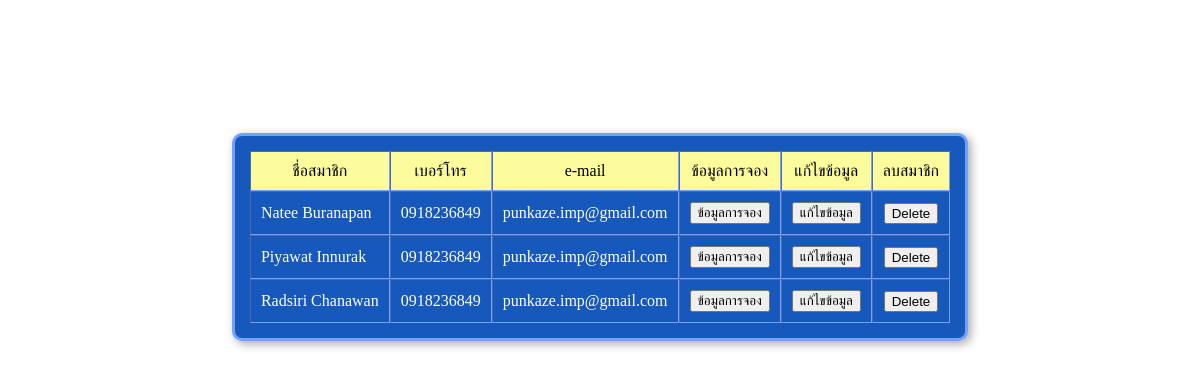
Page /part-admin/admin.php on the earlier database version.
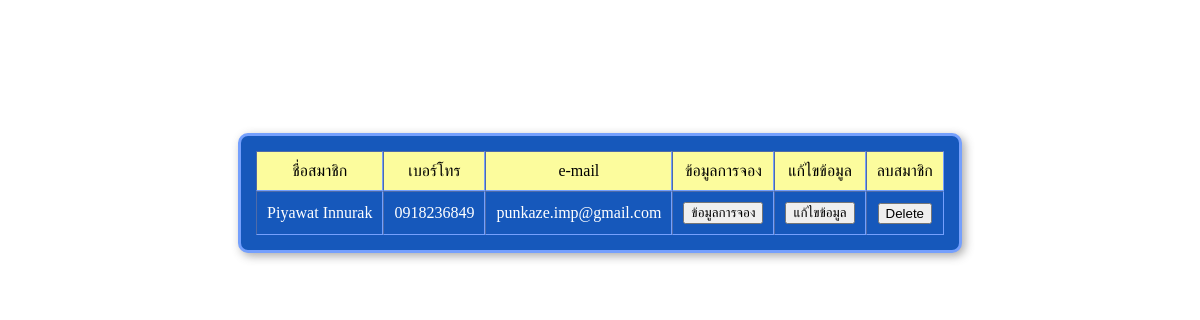
Same page on the later database version.
### tables this page shows
CREATE TABLE `member` (
  `MID` int(11) NOT NULL,
  `Mname` text NOT NULL,
  `Mtel` text NOT NULL,
  `Mmail` text NOT NULL
);

### part-admin/admin.php (the view, shortened to what this page needs)
<!DOCTYPE html>
<html lang="en">
<head>
    <link rel="stylesheet" href="../others/index.css">
</head>
<body>
    <?php
        $connect = mysqli_connect("localhost","root","","sport");
        $sql = 'select * from member ORDER BY Mname ASC';
        $result = mysqli_query($connect,$sql);
        $numrows = mysqli_num_rows($result);
        if (!$result) {
            echo mysqli_error().'<br>';
            die('Can not access database!');
        } else {
            if ($numrows > 0) {
                echo '<h1>Admin Page</h1>';
                echo '<table border="1" cellpading="0" cellspacing="0"><tr id="tHead">';
                echo '<td>ชื่อสมาชิก</td>';
                echo '<td>เบอร์โทร</td>';
                echo '<td>e-mail</td>';
                echo '<td>ข้อมูลการจอง</td>';
                echo '<td>แก้ไขข้อมูล</td>';
                echo '<td>ลบสมาชิก</td>';
                echo '</tr>';
                    while ($row = mysqli_fetch_array($result)) {
                        echo '<tr>';
                        echo '<td>'.$row['Mname'].'</td>';
                        echo '<td>'.$row['Mtel'].'</td>';
                        echo '<td>'.$row['Mmail'].'</td>';
                        echo '<td align="center">
                                <form name="bDetail'.$row['MID'].'" method="post" action="admin-bookingdetail.php">
                                    <input type="submit" value="ข้อมูลการจอง">
                                    <input type="hidden" name="mID" value="'.$row['MID'].'">
                                    <input type="hidden" name="Mname" value="'.$row['Mname'].'">
                                </form>
                            </td>';
                        echo '<td align="center">
                                <form name="mUpdate'.$row['MID'].'" method="post" action="admin-updateMember.php">
                                    <input type="submit" value="แก้ไขข้อมูล">
                                    <input type="hidden" name="mID" value="'.$row['MID'].'">
                                    <input type="hidden" name="Mname" value="'.$row['Mname'].'">
                                </form>
                            </td>';
                        echo '<td align="center">
                                <form name="mDelete'.$row['MID'].'" method="post" action="admin-deleteMember.php">
                                    <input type="submit" value="Delete">
                                    <input type="hidden" name="mID" value="'.$row['MID'].'">
                                </form>
                            </td>';
                        echo '</tr>';
                    }
                echo '</table>';
            } else {
                echo '<table><tr><td>คุณไม่เคยมีประวัติการจอง</td></tr></table>';
            }
        }
    ?>
</body>
</html>

### others/index.css (style rules this page uses)
body { background-image: url("image/tennis-bg.jpeg"); }
table { margin: auto; margin-top: 2rem; padding: 15px; border-style: solid; border-width: medium; border-color: rgb(117, 160, 253); background-color: rgb(22, 88, 187); box-shadow: 3px 3px 10px #49494977; border-radius: 10px; color: white; }
td { padding: 10px; }
h1 { color: white; margin-top: 4rem; text-align: center; }
#tHead { background-color: rgb(252, 252, 157); color: black; text-align: center; }

Differences in the rows shown:
removed member: Mname "Natee Buranapan", Mtel "0918236849", Mmail "punkaze.imp@gmail.com"
removed member: Mname "Radsiri Chanawan", Mtel "0918236849", Mmail "punkaze.imp@gmail.com"
